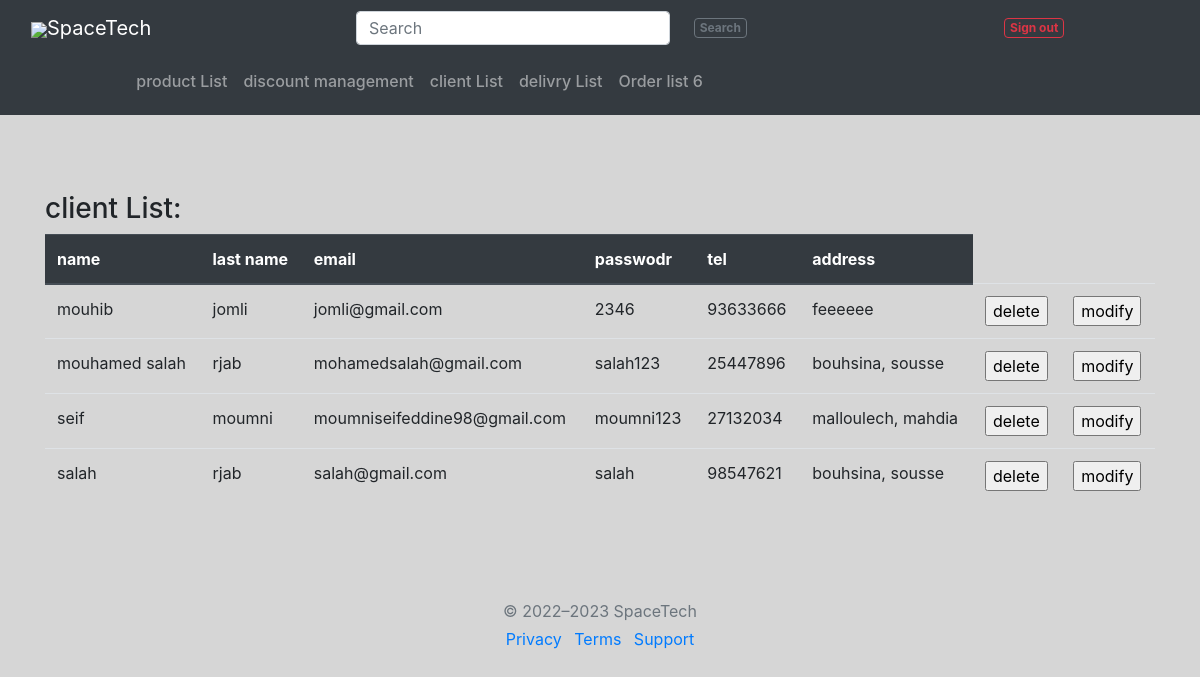
The page /clientList.php (signed in) on the database its author committed.
### tables this page shows
CREATE TABLE `client` (
  `email` varchar(50) NOT NULL,
  `name` varchar(30) NOT NULL,
  `role` enum('client','admin','delivry') NOT NULL,
  `password` varchar(20) NOT NULL,
  `lastname` varchar(20) NOT NULL,
  `address` varchar(50) NOT NULL,
  `tel` int(11) DEFAULT NULL
);

### functions.php (called while the page is built, shortened)
<?php
class functions{
    private $connect = false;
    public function __construct(){
		$conn =  mysqli_connect("localhost","root","") or die(mysqli_error($conn));
		mysqli_select_db($conn,"eshop") or die(mysqli_error($conn));
		$this->connect=$conn;
	}
    private function getData($req){
        $res = mysqli_query($this->connect,$req);
        $data= array();
        while ($row = mysqli_fetch_array($res)) {
			$data[]=$row;
		}
		return $data;
    }
    public function listClient(){
        $query="select * from client where role='client'";
        return $this->getData($query);
    }
}
?>

### clientList.php (the view, shortened to what this page needs)
<?php
include('HCF/header.php');
include('HCF/container.php');
$functions = new functions();
?>
<div class="container">
    <h3>client List:</h3>
	<table class="table">
		<thead class="thead-dark">
			<tr class="table-success">
				<th>name</th>
				<th>last name</th>
				<th>email</th>
				<th>passwodr</th>
				<th>tel</th>
                <th>address</th>
			</tr>
		</thead>
		<tbody>
			<?php
			$clientList = $functions->listClient();
			foreach ($clientList as $key) {
			?>
			<tr id="<?php echo $key['email']?>">
				<td><?php echo $key['name'] ?></td>
				<td><?php echo $key['lastname'] ?></td>
				<td><?php echo $key['email'] ?></td>
				<td><?php echo $key['password'] ?></td>
				<td><?php echo $key['tel']; ?></td>
                <td><?php echo $key['address']; ?></td>
                <td><a href="deleteAccount.php?email=<?php echo $key["email"]; ?>"><input type="submit" name="delete" value="delete"/></a></td>
                <td><a href="modifyAccount.php?email=<?php echo $key["email"]; ?>"><input type="submit" name="modify" value="modify"/></a></td>
			</tr>
			<?php } ?>
		</tbody>
	</table>
</div>
<?php include('HCF/footer.php');?>

### rows shown on the page
client: name "mouhib", lastname "jomli", email "jomli@gmail.com", password "2346", tel "93633666", address "feeeeee"
client: name "mouhamed salah", lastname "rjab", email "mohamedsalah@gmail.com", password "salah123", tel "25447896", address "bouhsina, sousse"
client: name "seif", lastname "moumni", email "moumniseifeddine98@gmail.com", password "moumni123", tel "27132034", address "malloulech, mahdia"
client: name "salah", lastname "rjab", email "salah@gmail.com", password "salah", tel "98547621", address "bouhsina, sousse"

### other values the page prints
$number[0]['count(*)'] "6"
